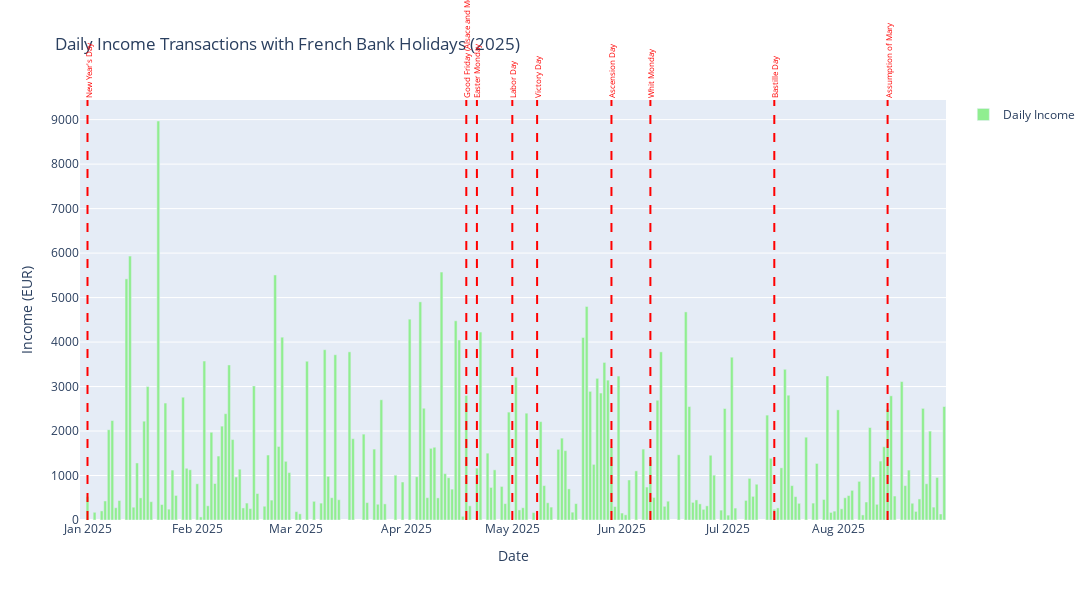

The notebook cell this image was saved under:
### Markdown cell above
**Code Cell Description:**

Creates a bar chart of daily income with vertical lines marking French bank holidays. Helps identify correlations between holidays, major events (Monaco GP, Easter) and revenue spikes.

### Code cell
# CHART 5: Daily Income Transactions with French Holidays

# Load bank holidays and filter for France
holidays_path = base_dir.parent / "extra_datasets" / "bank_holidays_2025.csv"
holidays_df = pd.read_csv(holidays_path)
france_holidays = holidays_df[holidays_df['Country'] == 'France'].copy()
france_holidays['Date'] = pd.to_datetime(france_holidays['Date'])

# Get daily income (CRDT transactions) - use loaded transactions
income_data = transactions[transactions['credit_or_debit'] == 'CRDT'].copy()
income_data['date'] = pd.to_datetime(income_data[trx_date_col])

# Aggregate daily income
daily_income = income_data.groupby('date')['amount'].sum().reset_index()
daily_income.columns = ['date', 'income']

# Create chart
fig5 = go.Figure()

# Add income bars
fig5.add_trace(go.Bar(
    x=daily_income['date'],
    y=daily_income['income'],
    name='Daily Income',
    marker_color='lightgreen',
    hovertemplate='%{x|%Y-%m-%d}<br>Income: €%{y:,.2f}<extra></extra>'
))

# Add vertical lines for French holidays using shapes
for idx, holiday in france_holidays.iterrows():
    # Convert Timestamp to datetime for plotly
    holiday_date = pd.Timestamp(holiday['Date']).to_pydatetime()
    
    fig5.add_shape(
        type="line",
        x0=holiday_date,
        x1=holiday_date,
        y0=0,
        y1=1,
        yref="paper",
        line=dict(color="red", width=2, dash="dash")
    )
    
    # Add annotation
    fig5.add_annotation(
        x=holiday_date,
        y=1,
        yref="paper",
        text=holiday['Holiday'],
        showarrow=False,
        textangle=-90,
        font=dict(size=8, color="red"),
        yanchor="bottom"
    )

fig5.update_layout(
    title='Daily Income Transactions with French Bank Holidays (2025)',
    xaxis=dict(title='Date'),
    yaxis=dict(title='Income (EUR)'),
    hovermode='x unified',
    height=600,
    width=1200,
    showlegend=True
)

fig5.show()

# Create alias for export
daily_income_chart = daily_income.copy()
french_holidays_chart = france_holidays.copy()

print("\n✓ DataFrame 'daily_income_chart' created for export")
print(f"Shape: {daily_income_chart.shape}")
print(f"Date range: {daily_income_chart['date'].min()} to {daily_income_chart['date'].max()}")
print(f"Total income: €{daily_income_chart['income'].sum():,.2f}")

print("\n✓ DataFrame 'french_holidays_chart' created for export")
print(f"French holidays count: {len(french_holidays_chart)}")

# Format output for JavaScript/TypeScript
print("\n" + "="*80)
print("COPY-PASTE READY FORMAT (DAILY INCOME):")
print("="*80)
print("const dailyIncomeData = [")

for idx, row in daily_income_chart.iterrows():
    date_formatted = row['date'].strftime('%b %d')
    income_value = round(row['income'], 2)
    print(f"  {{ date: '{date_formatted}', income: {income_value} }},")

print("];")
print("="*80)

print("\n" + "="*80)
print("COPY-PASTE READY FORMAT (FRENCH HOLIDAYS):")
print("="*80)
print("const frenchHolidays = [")

for idx, row in french_holidays_chart.iterrows():
    date_formatted = row['Date'].strftime('%b %d')
    holiday_name = row['Holiday']
    print(f"  {{ date: '{date_formatted}', holiday: '{holiday_name}' }},")

print("];")
print("="*80)

### Figure 1 — Plotly figure (JSON) as saved in the notebook; plotly's stock layout.template omitted (floating-point values rounded to 4 significant figures; data arrays with more than 128 entries replaced by an {"elided": "..."} marker saying what was removed)
{"data": [{"hovertemplate": "%{x|%Y-%m-%d}<br>Income: €%{y:,.2f}<extra></extra>", "marker": {"color": "lightgreen"}, "name": "Daily Income", "type": "bar", "x": {"elided": "199 str values"}, "y": {"elided": "199 float values"}}], "layout": {"annotations": [{"font": {"color": "red", "size": 8}, "showarrow": false, "text": "New Year's Day", "textangle": -90, "x": "2025-01-01T00:00:00", "y": 1, "yanchor": "bottom", "yref": "paper"}, {"font": {"color": "red", "size": 8}, "showarrow": false, "text": "Good Friday (Alsace and Moselle only)", "textangle": -90, "x": "2025-04-18T00:00:00", "y": 1, "yanchor": "bottom", "yref": "paper"}, {"font": {"color": "red", "size": 8}, "showarrow": false, "text": "Easter Monday", "textangle": -90, "x": "2025-04-21T00:00:00", "y": 1, "yanchor": "bottom", "yref": "paper"}, {"font": {"color": "red", "size": 8}, "showarrow": false, "text": "Labor Day", "textangle": -90, "x": "2025-05-01T00:00:00", "y": 1, "yanchor": "bottom", "yref": "paper"}, {"font": {"color": "red", "size": 8}, "showarrow": false, "text": "Victory Day", "textangle": -90, "x": "2025-05-08T00:00:00", "y": 1, "yanchor": "bottom", "yref": "paper"}, {"font": {"color": "red", "size": 8}, "showarrow": false, "text": "Ascension Day", "textangle": -90, "x": "2025-05-29T00:00:00", "y": 1, "yanchor": "bottom", "yref": "paper"}, {"font": {"color": "red", "size": 8}, "showarrow": false, "text": "Whit Monday", "textangle": -90, "x": "2025-06-09T00:00:00", "y": 1, "yanchor": "bottom", "yref": "paper"}, {"font": {"color": "red", "size": 8}, "showarrow": false, "text": "Bastille Day", "textangle": -90, "x": "2025-07-14T00:00:00", "y": 1, "yanchor": "bottom", "yref": "paper"}, {"font": {"color": "red", "size": 8}, "showarrow": false, "text": "Assumption of Mary", "textangle": -90, "x": "2025-08-15T00:00:00", "y": 1, "yanchor": "bottom", "yref": "paper"}], "height": 600, "hovermode": "x unified", "shapes": [{"line": {"color": "red", "dash": "dash", "width": 2}, "type": "line", "x0": "2025-01-01T00:00:00", "x1": "2025-01-01T00:00:00", "y0": 0, "y1": 1, "yref": "paper"}, {"line": {"color": "red", "dash": "dash", "width": 2}, "type": "line", "x0": "2025-04-18T00:00:00", "x1": "2025-04-18T00:00:00", "y0": 0, "y1": 1, "yref": "paper"}, {"line": {"color": "red", "dash": "dash", "width": 2}, "type": "line", "x0": "2025-04-21T00:00:00", "x1": "2025-04-21T00:00:00", "y0": 0, "y1": 1, "yref": "paper"}, {"line": {"color": "red", "dash": "dash", "width": 2}, "type": "line", "x0": "2025-05-01T00:00:00", "x1": "2025-05-01T00:00:00", "y0": 0, "y1": 1, "yref": "paper"}, {"line": {"color": "red", "dash": "dash", "width": 2}, "type": "line", "x0": "2025-05-08T00:00:00", "x1": "2025-05-08T00:00:00", "y0": 0, "y1": 1, "yref": "paper"}, {"line": {"color": "red", "dash": "dash", "width": 2}, "type": "line", "x0": "2025-05-29T00:00:00", "x1": "2025-05-29T00:00:00", "y0": 0, "y1": 1, "yref": "paper"}, {"line": {"color": "red", "dash": "dash", "width": 2}, "type": "line", "x0": "2025-06-09T00:00:00", "x1": "2025-06-09T00:00:00", "y0": 0, "y1": 1, "yref": "paper"}, {"line": {"color": "red", "dash": "dash", "width": 2}, "type": "line", "x0": "2025-07-14T00:00:00", "x1": "2025-07-14T00:00:00", "y0": 0, "y1": 1, "yref": "paper"}, {"line": {"color": "red", "dash": "dash", "width": 2}, "type": "line", "x0": "2025-08-15T00:00:00", "x1": "2025-08-15T00:00:00", "y0": 0, "y1": 1, "yref": "paper"}], "showlegend": true, "title": {"text": "Daily Income Transactions with French Bank Holidays (2025)"}, "width": 1200, "xaxis": {"title": {"text": "Date"}}, "yaxis": {"title": {"text": "Income (EUR)"}}}}
